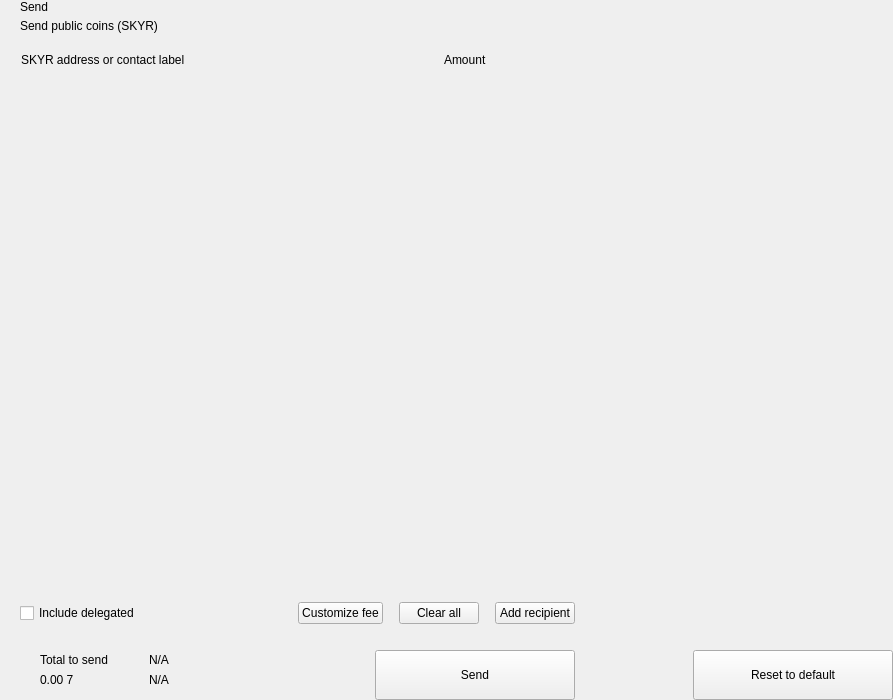
<?xml version="1.0" encoding="UTF-8"?>
<ui version="4.0">
 <class>send</class>
 <widget class="QWidget" name="send">
  <property name="geometry">
   <rect>
    <x>0</x>
    <y>0</y>
    <width>893</width>
    <height>700</height>
   </rect>
  </property>
  <property name="windowTitle">
   <string>Form</string>
  </property>
  <layout class="QHBoxLayout" name="horizontalLayout_2" stretch="2,1">
   <property name="spacing">
    <number>0</number>
   </property>
   <property name="leftMargin">
    <number>0</number>
   </property>
   <property name="topMargin">
    <number>0</number>
   </property>
   <property name="rightMargin">
    <number>0</number>
   </property>
   <property name="bottomMargin">
    <number>0</number>
   </property>
   <item>
    <widget class="QWidget" name="left" native="true">
     <layout class="QVBoxLayout" name="verticalLayout_3">
      <property name="spacing">
       <number>0</number>
      </property>
      <property name="leftMargin">
       <number>0</number>
      </property>
      <property name="topMargin">
       <number>0</number>
      </property>
      <property name="rightMargin">
       <number>0</number>
      </property>
      <property name="bottomMargin">
       <number>0</number>
      </property>
      <item>
       <layout class="QVBoxLayout" name="verticalLayout_22" stretch="0,0,0,1,0,0,0,0">
        <property name="spacing">
         <number>0</number>
        </property>
        <item>
         <layout class="QHBoxLayout" name="horizontalLayout_3">
          <property name="spacing">
           <number>0</number>
          </property>
          <property name="leftMargin">
           <number>20</number>
          </property>
          <property name="rightMargin">
           <number>20</number>
          </property>
          <item>
           <layout class="QVBoxLayout" name="verticalLayout">
            <property name="spacing">
             <number>5</number>
            </property>
            <item>
             <widget class="QLabel" name="labelTitle">
              <property name="text">
               <string>Send</string>
              </property>
              <property name="alignment">
               <set>Qt::AlignLeading|Qt::AlignLeft|Qt::AlignVCenter</set>
              </property>
             </widget>
            </item>
            <item>
             <widget class="QLabel" name="labelSubtitle1">
              <property name="text">
               <string>Send public coins (SKYR)</string>
              </property>
             </widget>
            </item>
           </layout>
          </item>
          <item>
           <spacer name="horizontalSpacer">
            <property name="orientation">
             <enum>Qt::Horizontal</enum>
            </property>
            <property name="sizeHint" stdset="0">
             <size>
              <width>40</width>
              <height>20</height>
             </size>
            </property>
           </spacer>
          </item>
         </layout>
        </item>
        <item>
         <spacer name="verticalSpacer_2">
          <property name="orientation">
           <enum>Qt::Vertical</enum>
          </property>
          <property name="sizeType">
           <enum>QSizePolicy::Fixed</enum>
          </property>
          <property name="sizeHint" stdset="0">
           <size>
            <width>20</width>
            <height>20</height>
           </size>
          </property>
         </spacer>
        </item>
        <item>
         <layout class="QHBoxLayout" name="horizontalLayout" stretch="6,0,2">
          <property name="spacing">
           <number>0</number>
          </property>
          <property name="leftMargin">
           <number>10</number>
          </property>
          <property name="topMargin">
           <number>0</number>
          </property>
          <property name="rightMargin">
           <number>20</number>
          </property>
          <property name="bottomMargin">
           <number>0</number>
          </property>
          <item>
           <widget class="QLabel" name="labelSubtitleAddress">
            <property name="styleSheet">
             <string notr="true">margin-left:8px;</string>
            </property>
            <property name="text">
             <string>SKYR address or contact label</string>
            </property>
           </widget>
          </item>
          <item>
           <spacer name="horizontalSpacer_3">
            <property name="orientation">
             <enum>Qt::Horizontal</enum>
            </property>
            <property name="sizeType">
             <enum>QSizePolicy::Fixed</enum>
            </property>
            <property name="sizeHint" stdset="0">
             <size>
              <width>40</width>
              <height>1</height>
             </size>
            </property>
           </spacer>
          </item>
          <item>
           <widget class="QLabel" name="labelSubtitleAmount">
            <property name="text">
             <string>Amount</string>
            </property>
           </widget>
          </item>
         </layout>
        </item>
        <item>
         <widget class="QScrollArea" name="scrollArea">
          <property name="minimumSize">
           <size>
            <width>0</width>
            <height>350</height>
           </size>
          </property>
          <property name="styleSheet">
           <string notr="true">#scrollArea {
            background:transparent;
            margin-top:10px;
}</string>
          </property>
          <property name="horizontalScrollBarPolicy">
           <enum>Qt::ScrollBarAlwaysOff</enum>
          </property>
          <property name="sizeAdjustPolicy">
           <enum>QAbstractScrollArea::AdjustIgnored</enum>
          </property>
          <property name="widgetResizable">
           <bool>true</bool>
          </property>
          <property name="alignment">
           <set>Qt::AlignLeading|Qt::AlignLeft|Qt::AlignTop</set>
          </property>
          <widget class="QWidget" name="scrollAreaWidgetContents">
           <property name="geometry">
            <rect>
             <x>0</x>
             <y>0</y>
             <width>591</width>
             <height>16</height>
            </rect>
           </property>
           <property name="sizePolicy">
            <sizepolicy hsizetype="Preferred" vsizetype="Maximum">
             <horstretch>0</horstretch>
             <verstretch>0</verstretch>
            </sizepolicy>
           </property>
           <property name="autoFillBackground">
            <bool>false</bool>
           </property>
           <property name="styleSheet">
            <string notr="true">#scrollAreaWidgetContents {
             background:transparent;
             }</string>
           </property>
           <layout class="QVBoxLayout" name="verticalLayout_7">
            <property name="spacing">
             <number>0</number>
            </property>
            <property name="sizeConstraint">
             <enum>QLayout::SetDefaultConstraint</enum>
            </property>
            <property name="leftMargin">
             <number>0</number>
            </property>
            <property name="topMargin">
             <number>0</number>
            </property>
            <property name="rightMargin">
             <number>0</number>
            </property>
            <property name="bottomMargin">
             <number>0</number>
            </property>
           </layout>
          </widget>
         </widget>
        </item>
        <item>
         <spacer name="verticalSpacer_4">
          <property name="orientation">
           <enum>Qt::Vertical</enum>
          </property>
          <property name="sizeType">
           <enum>QSizePolicy::Fixed</enum>
          </property>
          <property name="sizeHint" stdset="0">
           <size>
            <width>20</width>
            <height>20</height>
           </size>
          </property>
         </spacer>
        </item>
        <item>
         <layout class="QHBoxLayout" name="horizontalLayout_20">
          <property name="spacing">
           <number>6</number>
          </property>
          <property name="leftMargin">
           <number>20</number>
          </property>
          <property name="rightMargin">
           <number>20</number>
          </property>
          <item>
           <widget class="QCheckBox" name="checkBoxDelegations">
            <property name="layoutDirection">
             <enum>Qt::LeftToRight</enum>
            </property>
            <property name="text">
             <string>Include delegated</string>
            </property>
           </widget>
          </item>
          <item>
           <spacer name="horizontalSpacer_4">
            <property name="orientation">
             <enum>Qt::Horizontal</enum>
            </property>
            <property name="sizeHint" stdset="0">
             <size>
              <width>10</width>
              <height>20</height>
             </size>
            </property>
           </spacer>
          </item>
          <item>
           <widget class="QPushButton" name="pushButtonFee">
            <property name="focusPolicy">
             <enum>Qt::NoFocus</enum>
            </property>
            <property name="text">
             <string>Customize fee</string>
            </property>
           </widget>
          </item>
          <item>
           <spacer name="horizontalSpacer_11">
            <property name="orientation">
             <enum>Qt::Horizontal</enum>
            </property>
            <property name="sizeType">
             <enum>QSizePolicy::Minimum</enum>
            </property>
            <property name="sizeHint" stdset="0">
             <size>
              <width>10</width>
              <height>20</height>
             </size>
            </property>
           </spacer>
          </item>
          <item>
           <widget class="QPushButton" name="pushButtonClear">
            <property name="focusPolicy">
             <enum>Qt::NoFocus</enum>
            </property>
            <property name="layoutDirection">
             <enum>Qt::RightToLeft</enum>
            </property>
            <property name="text">
             <string>Clear all</string>
            </property>
           </widget>
          </item>
          <item>
           <spacer name="horizontalSpacer_6">
            <property name="orientation">
             <enum>Qt::Horizontal</enum>
            </property>
            <property name="sizeType">
             <enum>QSizePolicy::Fixed</enum>
            </property>
            <property name="sizeHint" stdset="0">
             <size>
              <width>10</width>
              <height>20</height>
             </size>
            </property>
           </spacer>
          </item>
          <item>
           <widget class="QPushButton" name="pushButtonAddRecipient">
            <property name="focusPolicy">
             <enum>Qt::NoFocus</enum>
            </property>
            <property name="text">
             <string>Add recipient</string>
            </property>
           </widget>
          </item>
         </layout>
        </item>
        <item>
         <spacer name="verticalSpacer">
          <property name="orientation">
           <enum>Qt::Vertical</enum>
          </property>
          <property name="sizeType">
           <enum>QSizePolicy::Fixed</enum>
          </property>
          <property name="sizeHint" stdset="0">
           <size>
            <width>20</width>
            <height>16</height>
           </size>
          </property>
         </spacer>
        </item>
        <item>
         <layout class="QHBoxLayout" name="horizontalLayout_7">
          <property name="rightMargin">
           <number>20</number>
          </property>
          <item>
           <layout class="QHBoxLayout" name="horizontalLayout_10">
            <property name="spacing">
             <number>0</number>
            </property>
            <property name="leftMargin">
             <number>8</number>
            </property>
            <item>
             <widget class="QStackedWidget" name="stackedWidget">
              <property name="minimumSize">
               <size>
                <width>0</width>
                <height>60</height>
               </size>
              </property>
              <property name="maximumSize">
               <size>
                <width>16777215</width>
                <height>60</height>
               </size>
              </property>
              <widget class="QWidget" name="page1">
               <layout class="QVBoxLayout" name="verticalLayout_71" stretch="0">
                <property name="spacing">
                 <number>6</number>
                </property>
                <property name="leftMargin">
                 <number>12</number>
                </property>
                <property name="topMargin">
                 <number>0</number>
                </property>
                <property name="rightMargin">
                 <number>0</number>
                </property>
                <property name="bottomMargin">
                 <number>0</number>
                </property>
                <item>
                 <widget class="QWidget" name="coinWidget" native="true">
                  <property name="minimumSize">
                   <size>
                    <width>0</width>
                    <height>60</height>
                   </size>
                  </property>
                  <property name="maximumSize">
                   <size>
                    <width>16777215</width>
                    <height>60</height>
                   </size>
                  </property>
                  <layout class="QHBoxLayout" name="horizontalLayout_9">
                   <property name="spacing">
                    <number>0</number>
                   </property>
                   <property name="leftMargin">
                    <number>20</number>
                   </property>
                   <property name="topMargin">
                    <number>10</number>
                   </property>
                   <property name="rightMargin">
                    <number>20</number>
                   </property>
                   <property name="bottomMargin">
                    <number>10</number>
                   </property>
                   <item>
                    <layout class="QVBoxLayout" name="verticalSend">
                     <property name="spacing">
                      <number>0</number>
                     </property>
                     <item>
                      <widget class="QLabel" name="labelTitleTotalSend">
                       <property name="text">
                        <string>Total to send</string>
                       </property>
                      </widget>
                     </item>
                     <item>
                      <widget class="QLabel" name="labelAmountSend">
                       <property name="text">
                        <string notr="true">0.00 7</string>
                       </property>
                      </widget>
                     </item>
                    </layout>
                   </item>
                   <item>
                    <spacer name="horizontalSpacer_9">
                     <property name="orientation">
                      <enum>Qt::Horizontal</enum>
                     </property>
                     <property name="sizeType">
                      <enum>QSizePolicy::Fixed</enum>
                     </property>
                     <property name="sizeHint" stdset="0">
                      <size>
                       <width>20</width>
                       <height>20</height>
                      </size>
                     </property>
                    </spacer>
                   </item>
                   <item>
                    <widget class="QLabel" name="labelLine">
                     <property name="minimumSize">
                      <size>
                       <width>1</width>
                       <height>0</height>
                      </size>
                     </property>
                     <property name="maximumSize">
                      <size>
                       <width>1</width>
                       <height>16777215</height>
                      </size>
                     </property>
                     <property name="text">
                      <string/>
                     </property>
                    </widget>
                   </item>
                   <item>
                    <spacer name="horizontalSpacer_10">
                     <property name="orientation">
                      <enum>Qt::Horizontal</enum>
                     </property>
                     <property name="sizeType">
                      <enum>QSizePolicy::Fixed</enum>
                     </property>
                     <property name="sizeHint" stdset="0">
                      <size>
                       <width>20</width>
                       <height>20</height>
                      </size>
                     </property>
                    </spacer>
                   </item>
                   <item>
                    <layout class="QVBoxLayout" name="verticalRemaining">
                     <property name="spacing">
                      <number>0</number>
                     </property>
                     <item>
                      <widget class="QLabel" name="labelTitleTotalRemaining">
                       <property name="text">
                        <string notr="true">N/A</string>
                       </property>
                      </widget>
                     </item>
                     <item>
                      <widget class="QLabel" name="labelAmountRemaining">
                       <property name="text">
                        <string notr="true">N/A</string>
                       </property>
                      </widget>
                     </item>
                    </layout>
                   </item>
                  </layout>
                 </widget>
                </item>
               </layout>
              </widget>
              <widget class="QWidget" name="page_2"/>
             </widget>
            </item>
           </layout>
          </item>
          <item>
           <spacer name="horizontalSpacer_5">
            <property name="orientation">
             <enum>Qt::Horizontal</enum>
            </property>
            <property name="sizeType">
             <enum>QSizePolicy::Expanding</enum>
            </property>
            <property name="sizeHint" stdset="0">
             <size>
              <width>40</width>
              <height>20</height>
             </size>
            </property>
           </spacer>
          </item>
          <item alignment="Qt::AlignBottom">
           <widget class="QPushButton" name="pushButtonSave">
            <property name="minimumSize">
             <size>
              <width>200</width>
              <height>50</height>
             </size>
            </property>
            <property name="maximumSize">
             <size>
              <width>200</width>
              <height>50</height>
             </size>
            </property>
            <property name="focusPolicy">
             <enum>Qt::NoFocus</enum>
            </property>
            <property name="text">
             <string>Send</string>
            </property>
           </widget>
          </item>
         </layout>
        </item>
       </layout>
      </item>
     </layout>
    </widget>
   </item>
   <item>
    <widget class="QWidget" name="right" native="true">
     <layout class="QVBoxLayout" name="verticalLayout_5">
      <property name="leftMargin">
       <number>0</number>
      </property>
      <property name="topMargin">
       <number>0</number>
      </property>
      <property name="rightMargin">
       <number>0</number>
      </property>
      <property name="bottomMargin">
       <number>0</number>
      </property>
      <item>
       <layout class="QVBoxLayout" name="verticalLayout_4">
        <property name="spacing">
         <number>6</number>
        </property>
        <item>
         <widget class="OptionButton" name="btnCoinControl" native="true">
          <property name="minimumSize">
           <size>
            <width>0</width>
            <height>50</height>
           </size>
          </property>
         </widget>
        </item>
        <item>
         <widget class="OptionButton" name="btnChangeAddress" native="true">
          <property name="minimumSize">
           <size>
            <width>0</width>
            <height>50</height>
           </size>
          </property>
         </widget>
        </item>
        <item>
         <widget class="OptionButton" name="btnUri" native="true">
          <property name="minimumSize">
           <size>
            <width>0</width>
            <height>50</height>
           </size>
          </property>
         </widget>
        </item>
        <item>
         <spacer name="verticalSpacer_5">
          <property name="orientation">
           <enum>Qt::Vertical</enum>
          </property>
          <property name="sizeHint" stdset="0">
           <size>
            <width>20</width>
            <height>40</height>
           </size>
          </property>
         </spacer>
        </item>
        <item>
         <layout class="QHBoxLayout" name="horizontalLayout_8">
          <item>
           <spacer name="horizontalSpacer_7">
            <property name="orientation">
             <enum>Qt::Horizontal</enum>
            </property>
            <property name="sizeHint" stdset="0">
             <size>
              <width>40</width>
              <height>20</height>
             </size>
            </property>
           </spacer>
          </item>
          <item>
           <widget class="QPushButton" name="pushButtonReset">
            <property name="minimumSize">
             <size>
              <width>200</width>
              <height>50</height>
             </size>
            </property>
            <property name="maximumSize">
             <size>
              <width>200</width>
              <height>50</height>
             </size>
            </property>
            <property name="focusPolicy">
             <enum>Qt::NoFocus</enum>
            </property>
            <property name="text">
             <string>Reset to default</string>
            </property>
           </widget>
          </item>
         </layout>
        </item>
       </layout>
      </item>
     </layout>
    </widget>
   </item>
  </layout>
 </widget>
 <customwidgets>
  <customwidget>
   <class>OptionButton</class>
   <extends>QWidget</extends>
   <header>qt/pivx/optionbutton.h</header>
   <container>1</container>
  </customwidget>
 </customwidgets>
 <resources/>
 <connections/>
</ui>
